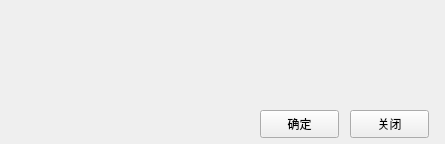
<?xml version="1.0" encoding="UTF-8"?>
<ui version="4.0">
 <class>XMessageBox</class>
 <widget class="QDialog" name="XMessageBox">
  <property name="geometry">
   <rect>
    <x>0</x>
    <y>0</y>
    <width>445</width>
    <height>144</height>
   </rect>
  </property>
  <property name="windowTitle">
   <string>Dialog</string>
  </property>
  <property name="styleSheet">
   <string notr="true"/>
  </property>
  <widget class="QLabel" name="labelIcon">
   <property name="geometry">
    <rect>
     <x>10</x>
     <y>50</y>
     <width>41</width>
     <height>41</height>
    </rect>
   </property>
   <property name="text">
    <string/>
   </property>
  </widget>
  <widget class="QLabel" name="labelText">
   <property name="geometry">
    <rect>
     <x>60</x>
     <y>40</y>
     <width>381</width>
     <height>61</height>
    </rect>
   </property>
   <property name="text">
    <string/>
   </property>
   <property name="wordWrap">
    <bool>true</bool>
   </property>
  </widget>
  <widget class="QToolButton" name="btnClose">
   <property name="geometry">
    <rect>
     <x>350</x>
     <y>110</y>
     <width>79</width>
     <height>28</height>
    </rect>
   </property>
   <property name="sizePolicy">
    <sizepolicy hsizetype="Preferred" vsizetype="Preferred">
     <horstretch>0</horstretch>
     <verstretch>0</verstretch>
    </sizepolicy>
   </property>
   <property name="styleSheet">
    <string notr="true"/>
   </property>
   <property name="text">
    <string>关闭</string>
   </property>
  </widget>
  <widget class="QToolButton" name="btnYes">
   <property name="geometry">
    <rect>
     <x>260</x>
     <y>110</y>
     <width>79</width>
     <height>28</height>
    </rect>
   </property>
   <property name="sizePolicy">
    <sizepolicy hsizetype="Preferred" vsizetype="Preferred">
     <horstretch>0</horstretch>
     <verstretch>0</verstretch>
    </sizepolicy>
   </property>
   <property name="styleSheet">
    <string notr="true"/>
   </property>
   <property name="text">
    <string>确定</string>
   </property>
  </widget>
  <widget class="QWidget" name="widgetTitle" native="true">
   <property name="geometry">
    <rect>
     <x>10</x>
     <y>0</y>
     <width>421</width>
     <height>34</height>
    </rect>
   </property>
   <property name="styleSheet">
    <string notr="true"/>
   </property>
   <layout class="QHBoxLayout" name="horizontalLayout">
    <property name="spacing">
     <number>0</number>
    </property>
    <property name="leftMargin">
     <number>10</number>
    </property>
    <property name="topMargin">
     <number>0</number>
    </property>
    <property name="rightMargin">
     <number>10</number>
    </property>
    <property name="bottomMargin">
     <number>0</number>
    </property>
    <item>
     <widget class="QLabel" name="labelTitle">
      <property name="styleSheet">
       <string notr="true"/>
      </property>
      <property name="text">
       <string/>
      </property>
     </widget>
    </item>
   </layout>
  </widget>
 </widget>
 <resources/>
 <connections/>
</ui>
